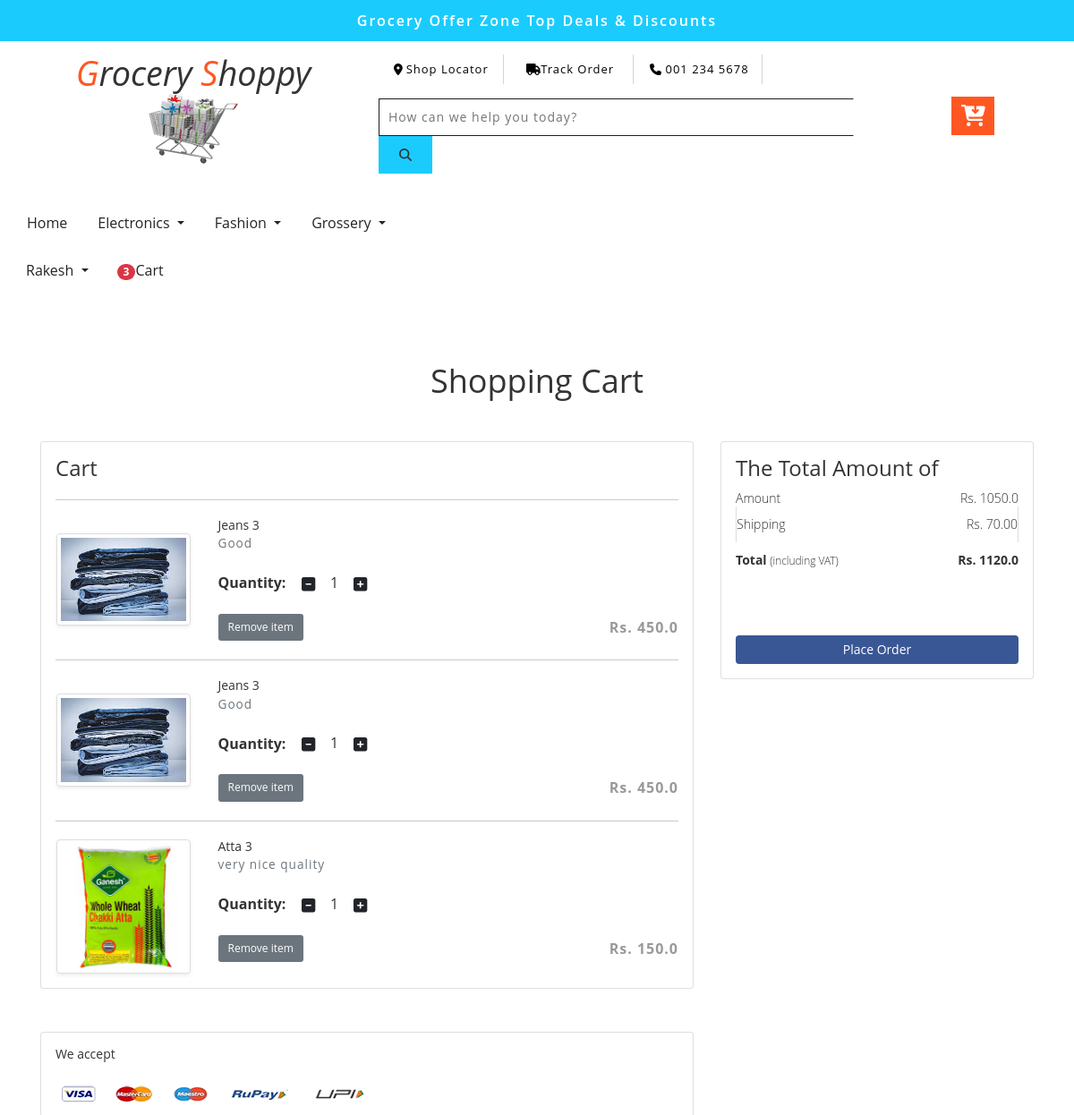
The page /cart/ (signed in, upper part) on the database as committed earlier.
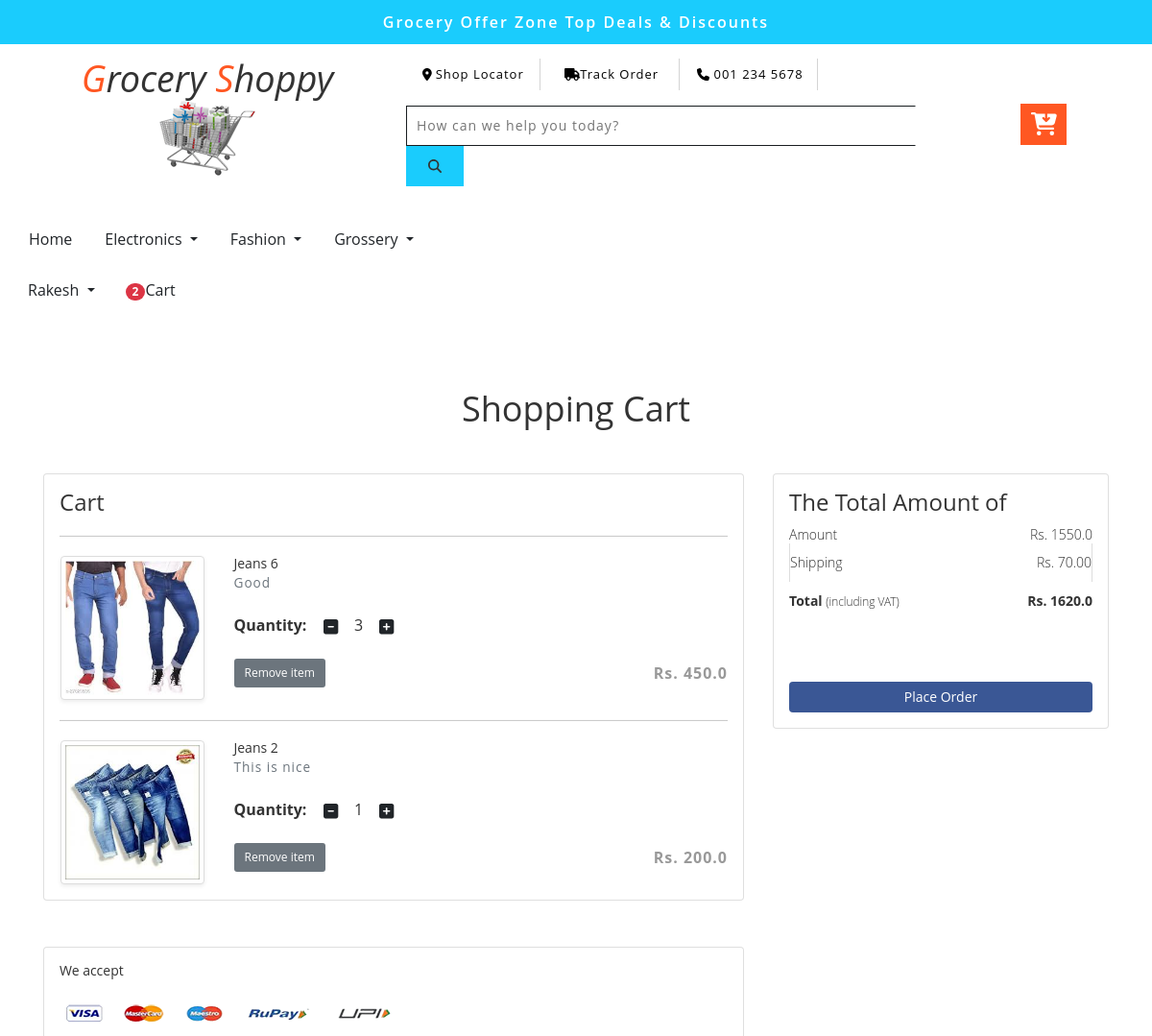
The same page on the database as committed later.
### app/models.py (models this page shows, shortened)
class Cart(models.Model):
    user = models.ForeignKey(User, on_delete=models.CASCADE)
    product = models.ForeignKey(Product, on_delete=models.CASCADE)
    quantity = models.PositiveIntegerField(default=1)
    def __str__(self):
        return str(self.id)

class Product(models.Model):
    title=models.CharField(max_length=100)
    selling_price=models.FloatField()
    discounted_price=models.FloatField()
    description=models.TextField()
    brand=models.CharField(max_length=100)
    category=models.CharField(choices=CATEGORY_CHOICES, max_length=2)
    product_image=models.ImageField(upload_to="product_img")

### app/views.py (the view)
# urls.py: path('cart/', views.show_cart, name='showcart'),
def show_cart(request):
    if request.user.is_authenticated:
        totalitem = 0
        user = request.user
        cart =Cart.objects.filter(user=user)
        print(cart)
        amount = 0.0
        shipping_amount = 70.0
        total_amount = 0.0
        cart_product= [ p for p in Cart.objects.all() if p.user == user]
        if request.user.is_authenticated:
            totalitem = len(Cart.objects.filter(user=request.user))
        if cart_product:
            for p in cart_product:
                tempamount = (p.quantity * p.product.discounted_price)
                amount += tempamount
                totalamount = amount + shipping_amount
            return render(request, 'app/addtocart.html',{'carts':cart, 'totalamount':totalamount, 'amount':amount, 'totalitem':totalitem})
        else:
            return render(request, 'app/emptycart.html')

### app/templates/app/addtocart.html (shortened to what this page needs)
{% extends 'app/base.html' %}
{% load static %}
{% block main-content %}
<div class="container my-5">
  <div class="row">
    <h1 class="text-center mb-5">Shopping Cart</h1>
    <div class="col-sm-8">
      <div class="card">
        <div class="card-body">
          <h3>Cart</h3>
          {% for cart in carts %}
          <hr>
          <div class="row">
            <div class="col-sm-3 text-center align-self-center"><img src="{{cart.product.product_image.url}}" alt=""
                srcset="" class="img-fluid img-thumbnail shadow-sm" height="150" width="150"> </div>
            <div class="col-sm-9">
              <div>
                <h5>{{cart.product.title}}</h5>
                <p class="mb-2 text-muted small">{{cart.product.description}}</p>
                <div class="my-3">
                  <label for="quantity">Quantity:</label>
                  <a class="minus-cart btn" pid="{{cart.product.id}}"><i class="fas fa-minus-square fa-lg"></i></a>
                  <span id="quantity">{{cart.quantity}}</span>
                  <a class="plus-cart btn" pid="{{cart.product.id}}"><i class="fas fa-plus-square fa-lg"></i></a>
                </div>
                <div class="d-flex justify-content-between">
                  <a href="" class="btn btn-sm btn-secondary mr-3 remove-cart"pid="{{cart.product.id}}">Remove item </a>
                  <p class="mb-0"><span><strong>Rs. {{cart.product.discounted_price}}</strong></span></p>
                </div>
              </div>
            </div>
          </div>
          {% endfor %}
        </div>
      </div>
    </div>
    <div class="col-sm-4">
      <div class="card">
        <div class="card-body">
          <h3>The Total Amount of</h3>
          <ul class="list-group">
            <li class="list-group-item d-flex justify-content-between align-items-center border-0 px-0 pb-0">
              Amount<span>Rs. <span id="amount">{{amount}}</span></span></li>
            <li class="list-group-item d-flex justify-content-between align-items-center px-0">Shipping<span>Rs.
                70.00</span></li>
            <li class="list-group-item d-flex justify-content-between align-items-center border-0 px-0 mb-3">
              <div>
                <strong>Total</strong> <small>(including VAT)</small>
              </div>
              <span><strong>Rs. <strong id="totalamount">{{totalamount}}</strong></strong></span>
            </li>
          </ul>
          <div class="d-grid"><a href="{% url 'checkout' %}" class="btn btn-primary">Place Order</a></div>
        </div>
      </div>
    </div>
  </div>
</div>
<div class="container">
  <div class="row">
    <div class="col-sm-8">
      <div class="card">
        <div class="card-body">
          <h5 class="mb-4">We accept</h5>
          <img src="{% static 'app/images/payment.png' %}" alt="" class="img-fluid">
        </div>
      </div>
    </div>
  </div>
</div>
{% endblock main-content %}

### app/templates/app/base.html (shortened to what this page needs)
<!doctype html>
{% load static %}
<html lang="en">
  <head>
    <link href="https://cdn.jsdelivr.net/npm/bootstrap@5.0.0-beta1/dist/css/bootstrap.min.css" rel="stylesheet">
    <link rel="stylesheet" href="{% static 'app/css/owl.carousel.min.css' %}">
	<link rel="stylesheet" type="text/css" href="https://cdnjs.cloudflare.com/ajax/libs/font-awesome/6.3.0/css/all.min.css">
    <link rel="stylesheet" href="{% static 'app/css/bootstrap.css' %}">
    <link rel="stylesheet" href="{% static 'app/css/style2.css' %}">
  </head>
  <body>
	<div class="header-most-top">
		<p>Grocery Offer Zone Top Deals & Discounts</p>
	</div>
	<div class="header-bot">
		<div class="header-bot_inner_wthreeinfo_header_mid">
			<div class="col-md-4 logo_agile">
				<h1>
					<a>
						<span>G</span>rocery
						<span>S</span>hoppy
						<img src="{% static 'app/images/logo2.png' %}" alt=" ">
					</a>
				</h1>
			</div>
			<div class="col-md-8 header">
				<ul>
					<li>
						<a class="play-icon popup-with-zoom-anim" href="#small-dialog1">
							<span class="fa-solid fa-location-dot" aria-hidden="true"></span> Shop Locator</a>
					</li>
					<li>
						<a href="#" data-toggle="modal" data-target="#myModal1">
							<span class="fa-solid fa-truck" aria-hidden="true"></span>Track Order</a>
					</li>
					<li>
						<span class="fa-solid fa-phone" aria-hidden="true"></span> 001 234 5678
					</li>
				</ul>
				<div class="agileits_search">
					<form action="#" method="post">
						<input name="Search" type="search" placeholder="How can we help you today?" required="">
						<button type="submit" class="btn btn-default" aria-label="Left Align">
							<span class="fa fa-search" aria-hidden="true"> </span>
						</button>
					</form>
				</div>
				<div class="top_nav_right">
					<div class="wthreecartaits wthreecartaits2 cart cart box_1">
						<form action="#" method="post" class="last">
							<button class="w3view-cart" type="submit" name="submit" value="">
								<i class="fa fa-cart-arrow-down" aria-hidden="true"></i>
							</button>
						</form>
					</div>
				</div>
			</div>
		</div>
	</div>
  <div class="container-fluid">
	<div class="row">
    <nav class="navbar navbar-expand-lg navbar-dark bg-white">
       <div class="collapse navbar-collapse" id="navbarSupportedContent">
         <ul class="navbar-nav me-auto mb-2 mb-lg-0">
           <li class="nav-item">
             <a class="nav-link text-dark active" aria-current="page" href="/">Home</a>
           </li>
           <li class="nav-item dropdown">
             <a class="nav-link dropdown-toggle text-dark" href="#" id="electronicsDropdown" role="button" data-bs-toggle="dropdown" aria-expanded="false">
               Electronics
             </a>
           </li>
           <li class="nav-item dropdown">
             <a class="nav-link dropdown-toggle text-dark" href="#" id="fashionDropdown" role="button" data-bs-toggle="dropdown" aria-expanded="false">
               Fashion
             </a>
           </li>
           <li class="nav-item dropdown">
            <a class="nav-link dropdown-toggle text-dark" href="#" id="grosseryDropdown" role="button" data-bs-toggle="dropdown" aria-expanded="false">
              Grossery
            </a>
          </li>
         </ul>
         <div>
          <ul class="navbar-nav me-auto mb-2 mb-lg-0">
          {% if request.user.is_authenticated %}
            <li class="nav-item dropdown mx-2">
              <a class="nav-link dropdown-toggle text-dark" href="#" id="profileDropdown" role="button" data-bs-toggle="dropdown" aria-expanded="false">
                {{request.user.username|capfirst}}
              </a>
            </li>
            <li class="nav-item mx-2">
             <a href="{% url 'showcart' %}" class="nav-link text-dark"><span class="badge bg-danger">{{totalitem}}</span>Cart</a>
            </li>
            {% endif %}
          </ul>
         </div>
       </div>
     </div>
</div>
    {% block main-content %} {% endblock main-content %}
  </body>
</html>

Rows that differ between the two databases and show on the page:
removed Cart: product.product_image (picture), product "Jeans 3", product.description "Good", quantity "1", product.discounted_price "450.0"
removed Cart: product.product_image (picture), product "Jeans 3", product.description "Good", quantity "1", product.discounted_price "450.0"
removed Cart: product.product_image (picture), product "Atta 3", product.description "very nice quality", quantity "1", product.discounted_price "150.0"
added Cart: product.product_image (picture), product "Jeans 6", product.description "Good", quantity "3", product.discounted_price "450.0"
added Cart: product.product_image (picture), product "Jeans 2", product.description "This is nice", quantity "1", product.discounted_price "200.0"
Other text that changed with them:
{{ totalitem }}: "3" → "2"
{{ amount }}: "1050.0" → "1550.0"
{{ totalamount }}: "1120.0" → "1620.0"
